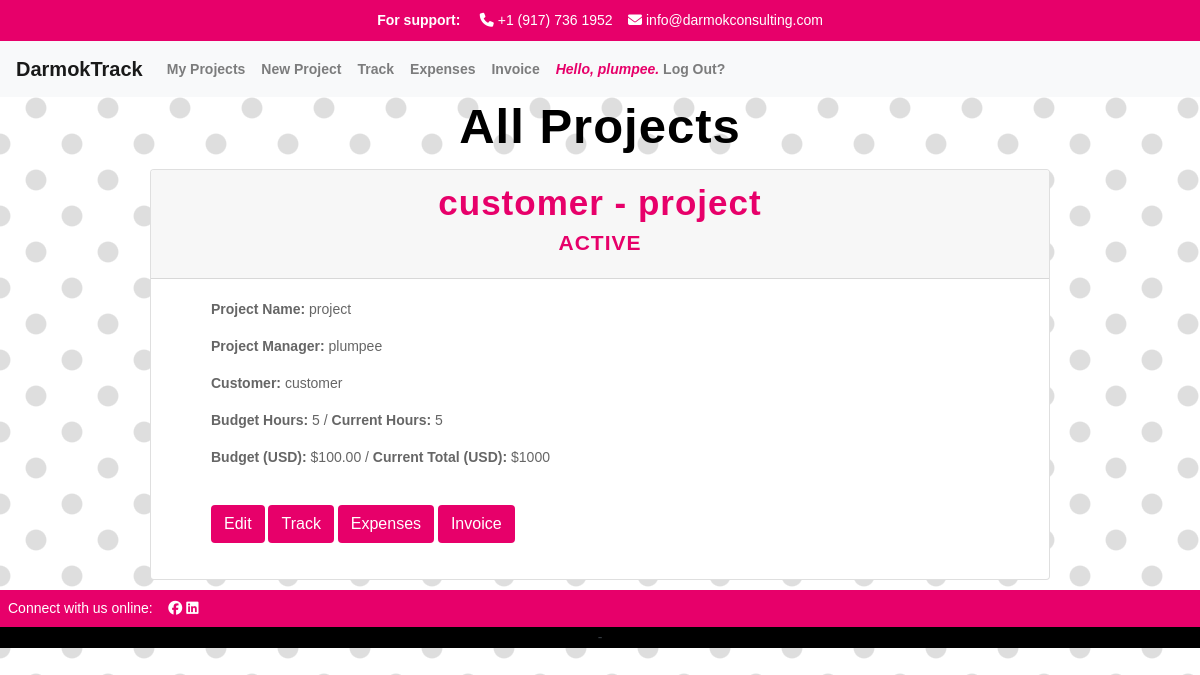
/projects (signed in), run on the app's committed database.
### apps/track/models.py (models this page shows, shortened)
class User(AbstractUser):
    def __str__(self):
        return self.username

class Project(models.Model):
    project_manager = models.ForeignKey(User, related_name='project_manager', on_delete=models.CASCADE)
    name = models.CharField("Project Name", max_length=250)
    start = models.DateTimeField(auto_now_add=True)
    customer = models.CharField(max_length=250)
    budget_hours = models.IntegerField(default=0)
    budget_dollars = models.DecimalField(max_digits=6, decimal_places=2, default=0.00)
    is_active = models.BooleanField("Active", default=True)
    projects = models.ForeignKey(User, blank=True, related_name="project_list", on_delete=models.CASCADE)
    class Meta:
        ordering = ['-start']

### apps/track/views.py (the view)
# urls.py: path("projects", views.project_list, name="projects"),
def project_list(request):
    return render(request, "track/projects.html", {
            "projects": request.user.project_list.all(),
        })

### apps/track/templates/track/projects.html (shortened to what this page needs)
{% extends 'track/layout.html' %}
{% load mathfilters %}
{% block body %}
<h1>All Projects</h1>
{% if user.is_authenticated %}
{% for project in projects %}
        <div class="card w-75">
            <div class="{% if project.is_active %}card-header{% else %}card-header bg-secondary{% endif %}">
                <h2 class="card-title mb-0">
                        <a href="{% url 'project' project.id %}">{{ project.customer}} - {{ project.name }}</a>
                    </h2>
                    <h3>{% if project.is_active %}
                        Active
                        {% else %}
                        <div class="inactive">
                        Inactive
                        </div>
                        {% endif %}
                    </h3>
            </div>
            <div id="collapseOne">
                <div class="{% if project.is_active %}card-body{% else %}card-body bg-inactive{% endif %}">
                    <ul><strong>Project Name:</strong> {{ project.name }}</ul>
                    <ul><strong>Project Manager:</strong> {{ project.project_manager }}</ul>
                    <ul><strong>Customer:</strong> {{ project.customer }}</ul>
                    <ul><strong>Budget Hours:</strong> {{ project.budget_hours }} / <strong>Current Hours:</strong> {{ project.budget_hours }}</ul>
                    <ul><strong>Budget (USD):</strong> ${{ project.budget_dollars }} / <strong>Current Total (USD):</strong> ${{ project.budget_hours|mul:200 }}</ul>
                    <br>
                    {% if project.is_active %}
                        <ul>
                            <a href="{% url 'edit_project' project.id %}" data-id="{{ project.id }}"><button type="button" class="btn btn-darmok">Edit</button></a>
                            <a href="#" data-id="{{ project.id }}"><button type="button" class="btn btn-darmok">Track</button></a>
                            <a href="#" data-id="{{ project.id }}"><button type="button" class="btn btn-darmok">Expenses</button></a>
                            <a href="#" data-id="{{ project.id }}"><button type="button" class="btn btn-darmok">Invoice</button></a>
                        </ul>
                        {% endif %}
                </div>
            </div>
        </div>
{% endfor %}
</div>
{% endif %}
{% endblock %}

### apps/track/templates/track/layout.html (shortened to what this page needs)
{% load static %}
<!DOCTYPE html>
<html lang="en">
    <head>
      <link rel="stylesheet" href="https://stackpath.bootstrapcdn.com/bootstrap/4.4.1/css/bootstrap.min.css">
        <link href="{% static '/styles.css' %}" rel="stylesheet">
    </head>
    <body>
        <div class="top-bar">
            <strong>For support:</strong> &nbsp;&nbsp;&nbsp;
            <i class="fa-solid fa-phone"></i> +1 (917) 736 1952&nbsp;&nbsp;&nbsp;
            <i class="fa-solid fa-envelope"></i> info@darmokconsulting.com
        </div>
        <nav class="navbar navbar-expand-lg navbar-light bg-light">
            <a class="navbar-brand" href="{% url 'index' %}">DarmokTrack</a>
                <div class="collapse navbar-collapse" id="navbarSupportedContent">
                  <ul class="navbar-nav mr-auto">
                    {% if user.is_authenticated %}
                    <li class="nav-item">
                        <a class="nav-link" href="{% url 'projects' %}">My Projects</a>
                    <li class="nav-item">
                        <a class="nav-link" href="{% url 'create_project' %}">New Project</a>
                    </li>
                    <li class="nav-item">
                        <a class="nav-link" href="#">Track</a>
                    </li>
                    <li class="nav-item">
                        <a class="nav-link" href="#">Expenses</a>
                    </li>
                    <li class="nav-item">
                        <a class="nav-link" href="#">Invoice</a>
                    </li>
                    <li class="nav-item">
                        <a class="nav-link" href="{% url 'logout' %}"><em class="greeting">Hello, {{ user.username }}.</em> Log Out?</a>
                    </li>
                {% endif %}
                </div>
            </nav>
        <div class="body">
            {% block body %}
            {% endblock %}
        <div class="footer">
            <footer class="text-center text-lg-start text-dark">
                <section class="foot-bar d-flex p-2">
                    <div>
                        Connect with us online: &nbsp;&nbsp;&nbsp;
                    </div>
                    <div class="foot-bar">
                        <a href="https://www.facebook.com/darmokconsulting"><i class="fa-brands fa-facebook white"></i></a>
                        <a href="https://www.linkedin.com/company/darmok-consulting"><i class="fa-brands fa-linkedin white"></i></a>
                    </div>
                </section>
                 -
        </div>
    </body>
</html>

### apps/track/static/styles.css (style rules this page uses)
body { font-family: Helvetica, Arial, Lucida, sans-serif; font-size: 14px; color: #666; background-image: radial-gradient(rgb(222, 222, 222) 19.2%, transparent 21.6%), radial-gradient(rgb(222, 222, 222) 19.2%, transparent 21.6%); background-position: 0px 0px, 36px 36px; background-size: 72px 72px; background-color: rgb(255, 255, 255); }
a { color: #e7006a; }
h1 { font-family: 'Fjalla One', Arial, Helvetica, sans-serif; font-weight: 700; font-size: 3.5em; letter-spacing: 1px; color: #000; padding-bottom: 5px; text-align: center; }
h2 { font-family: 'Fjalla One', Arial, Helvetica, sans-serif; font-weight: 700; font-size: 2.5em; letter-spacing: 1px; color: #333; padding-bottom: 3px; text-align: center; }
h3 { font-family: 'Fjalla One', Helvetica, Arial, Lucida, sans-serif; font-size: 1.5em; font-weight: 700; text-transform: uppercase; color: #e7006a; letter-spacing: 1px; text-align: center; padding: 3px; }
.btn-darmok { color: white !important; background-color: #e7006a !important; }
.nav-item { font-weight: bold; }
.top-bar { background-color: #e7006a; color: #fff; text-align: center; padding: 10px; }
footer { background-color: #000; color: #fff; text-align: center; }
.foot-bar { background-color: #e7006a; color: #fff; }
.white { color: #fff; }
.greeting { color: #e7006a; }
.card { margin: 0 auto; float: none; margin-bottom: 10px; }
.navbar-brand { font-weight: bold; font-family: 'Fjalla One', Arial, Helvetica, sans-serif; }
.card-header { background-color: #f7f7f7; }

### data on the page
User: username "plumpee"
Project: customer "customer", name "project", is_active "ACTIVE", project_manager "plumpee", budget_hours "5", budget_dollars "100.00", budget_hours|mul "1000"
